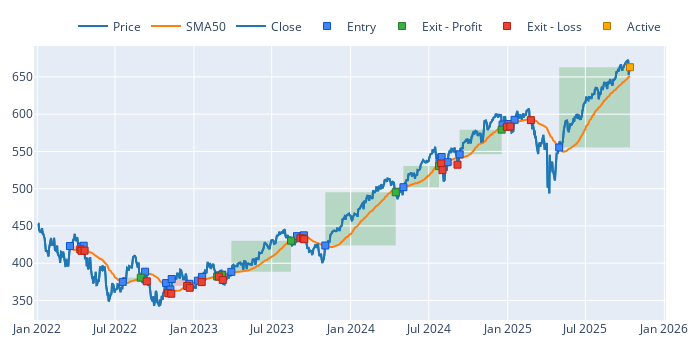

Source (notebook cell):
### Markdown cell above
## 4. Visualize the Results 📊
One of the best features of Vectorbt is its powerful plotting. You can visualize the trades on a chart along with your SMA indicator to see exactly how the strategy performed.

### Code cell
# Plot the closing price first to create the base figure
fig = data['Close'].vbt.plot(trace_kwargs=dict(name='Price'))

# Add the SMA50 indicator to the same figure
data['SMA50'].vbt.plot(fig=fig, trace_kwargs=dict(name='SMA50'))

# Add the buy/sell signals from the portfolio to the figure
portfolio.positions.plot(fig=fig)

fig.show()

### Figure 1 — Plotly figure (JSON) as saved in the notebook; plotly's stock layout.template omitted (floating-point values rounded to 4 significant figures; data arrays with more than 128 entries replaced by an {"elided": "..."} marker saying what was removed)
{"data": [{"name": "Price", "showlegend": true, "type": "scatter", "uid": "8d51fc21-e755-4136-9708-2fceb4638c0f", "x": {"elided": "948 str values"}, "y": {"elided": "948 float values"}}, {"name": "SMA50", "showlegend": true, "type": "scatter", "uid": "9773a7e2-cc84-41c9-8b63-6a350e4dd2fe", "x": {"elided": "948 str values"}, "y": {"elided": "948 float values"}}, {"line": {"color": "#1f77b4"}, "name": "Close", "showlegend": true, "type": "scatter", "uid": "822f940d-a45a-49dc-be1c-1b99cb177f60", "x": {"elided": "948 str values"}, "y": {"elided": "948 float values"}}, {"customdata": [[0, 236.4, 0, "Long"], [1, 234.6, 0, "Long"], [2, 230.8, 0, "Long"], [3, 256.6, 0, "Long"], [4, 251.3, 0, "Long"], [5, 252.9, 0, "Long"], [6, 249.5, 0, "Long"], [7, 236.5, 0, "Long"], [8, 234.7, 0, "Long"], [9, 228.8, 0, "Long"], [10, 224.6, 0, "Long"], [11, 223.8, 0, "Long"], [12, 223.0, 0, "Long"], [13, 222.6, 0, "Long"], [14, 216.3, 0, "Long"], [15, 213.3, 0, "Long"], [16, 212.3, 0, "Long"], [17, 210.2, 0, "Long"], [18, 214.4, 0, "Long"], [19, 211.5, 0, "Long"], [20, 209.2, 0, "Long"], [21, 205.8, 0, "Long"], [22, 201.7, 0, "Long"], [23, 196.6, 0, "Long"], [24, 194.3, 0, "Long"], [25, 193.1, 0, "Long"], [26, 190.2, 0, "Long"], [27, 202.8, 0, "Long"]], "hovertemplate": "Position Id: %{customdata[0]}<br>Size: %{customdata[1]:.6f}<br>Entry Timestamp: %{x}<br>Avg Entry Price: %{y}<br>Entry Fees: %{customdata[2]:.6f}<br>Direction: %{customdata[3]}", "marker": {"color": "#4285F4", "line": {"color": "rgb(11,84,205)", "width": 1}, "size": 7, "symbol": "square"}, "mode": "markers", "name": "Entry", "type": "scatter", "uid": "26ef7103-20c7-4a72-83dd-1c90563c9200", "x": ["2022-03-18T00:00:00.000000000", "2022-04-13T00:00:00.000000000", "2022-04-19T00:00:00.000000000", "2022-07-19T00:00:00.000000000", "2022-09-09T00:00:00.000000000", "2022-10-28T00:00:00.000000000", "2022-11-07T00:00:00.000000000", "2022-11-10T00:00:00.000000000", "2022-12-21T00:00:00.000000000", "2023-01-10T00:00:00.000000000", "2023-01-20T00:00:00.000000000", "2023-02-27T00:00:00.000000000", "2023-03-02T00:00:00.000000000", "2023-03-08T00:00:00.000000000", "2023-03-29T00:00:00.000000000", "2023-08-29T00:00:00.000000000", "2023-09-11T00:00:00.000000000", "2023-09-14T00:00:00.000000000", "2023-11-03T00:00:00.000000000", "2024-05-03T00:00:00.000000000", "2024-07-26T00:00:00.000000000", "2024-07-31T00:00:00.000000000", "2024-08-14T00:00:00.000000000", "2024-09-11T00:00:00.000000000", "2024-12-20T00:00:00.000000000", "2025-01-03T00:00:00.000000000", "2025-01-17T00:00:00.000000000", "2025-05-01T00:00:00.000000000"], "y": [423.0, 421.9, 423.5, 374.9, 388.6, 373.3, 364.6, 378.8, 372.4, 376.6, 381.7, 383.5, 383.5, 384.6, 388.4, 436.3, 435.6, 437.5, 423.7, 502.0, 536.3, 542.5, 535.6, 546.1, 586.0, 586.8, 592.4, 555.3]}, {"customdata": [[3, 256.6, 0, 1457.0, 0.01514, "Long", "30 days 00:00:00"], [10, 224.6, 0, 108.3, 0.001263, "Long", "24 days 00:00:00"], [12, 223.0, 0, 98.89, 0.001156, "Long", "3 days 00:00:00"], [14, 216.3, 0, 9042.0, 0.1076, "Long", "95 days 00:00:00"], [18, 214.4, 0, 15340.0, 0.1688, "Long", "110 days 00:00:00"], [19, 211.5, 0, 5993.0, 0.05644, "Long", "56 days 00:00:00"], [23, 196.6, 0, 6518.0, 0.06071, "Long", "69 days 00:00:00"]], "hovertemplate": "Position Id: %{customdata[0]}<br>Size: %{customdata[1]:.6f}<br>Exit Timestamp: %{x}<br>Avg Exit Price: %{y}<br>Exit Fees: %{customdata[2]:.6f}<br>PnL: %{customdata[3]:.6f}<br>Return: %{customdata[4]:.2%}<br>Direction: %{customdata[5]}<br>Duration: %{customdata[6]}", "marker": {"color": "#37B13F", "line": {"color": "rgb(38,123,44)", "width": 1}, "size": 7, "symbol": "square"}, "mode": "markers", "name": "Exit - Profit", "type": "scatter", "uid": "3f52ffbf-4e14-4367-aa5b-4b2b70e7c597", "x": ["2022-08-30T00:00:00.000000000", "2023-02-24T00:00:00.000000000", "2023-03-07T00:00:00.000000000", "2023-08-15T00:00:00.000000000", "2024-04-15T00:00:00.000000000", "2024-07-25T00:00:00.000000000", "2024-12-18T00:00:00.000000000"], "y": [380.6, 382.2, 384.0, 430.2, 495.3, 530.3, 579.2]}, {"customdata": {"elided": "20x7 mixed values"}, "hovertemplate": "Position Id: %{customdata[0]}<br>Size: %{customdata[1]:.6f}<br>Exit Timestamp: %{x}<br>Avg Exit Price: %{y}<br>Exit Fees: %{customdata[2]:.6f}<br>PnL: %{customdata[3]:.6f}<br>Return: %{customdata[4]:.2%}<br>Direction: %{customdata[5]}<br>Duration: %{customdata[6]}", "marker": {"color": "#EA4335", "line": {"color": "rgb(181,31,18)", "width": 1}, "size": 7, "symbol": "square"}, "mode": "markers", "name": "Exit - Loss", "type": "scatter", "uid": "bc61bcf3-0a57-4783-9c30-14fa671784a2", "x": ["2022-04-11T00:00:00.000000000", "2022-04-14T00:00:00.000000000", "2022-04-21T00:00:00.000000000", "2022-09-13T00:00:00.000000000", "2022-11-02T00:00:00.000000000", "2022-11-09T00:00:00.000000000", "2022-12-16T00:00:00.000000000", "2022-12-22T00:00:00.000000000", "2023-01-19T00:00:00.000000000", "2023-02-28T00:00:00.000000000", "2023-03-09T00:00:00.000000000", "2023-09-06T00:00:00.000000000", "2023-09-12T00:00:00.000000000", "2023-09-15T00:00:00.000000000", "2024-07-30T00:00:00.000000000", "2024-08-02T00:00:00.000000000", "2024-09-06T00:00:00.000000000", "2024-12-30T00:00:00.000000000", "2025-01-07T00:00:00.000000000", "2025-02-24T00:00:00.000000000"], "y": [418.7, 416.6, 416.9, 375.7, 359.8, 359.1, 369.5, 367.1, 374.7, 382.0, 377.5, 433.4, 433.2, 432.2, 533.9, 524.9, 532.2, 583.1, 583.5, 592.0]}, {"customdata": [[27, 202.8, 0, 21850.0, 0.1941, "Long", "114 days 00:00:00"]], "hovertemplate": "Position Id: %{customdata[0]}<br>Size: %{customdata[1]:.6f}<br>Exit Timestamp: %{x}<br>Avg Exit Price: %{y}<br>Exit Fees: %{customdata[2]:.6f}<br>PnL: %{customdata[3]:.6f}<br>Return: %{customdata[4]:.2%}<br>Direction: %{customdata[5]}<br>Duration: %{customdata[6]}", "marker": {"color": "#FFAA00", "line": {"color": "rgb(178,118,0)", "width": 1}, "size": 7, "symbol": "square"}, "mode": "markers", "name": "Active", "type": "scatter", "uid": "d73a657c-8e5f-44a5-8a31-ca4a3d1a3fc6", "x": ["2025-10-13T00:00:00.000000000"], "y": [663.0]}], "layout": {"height": 350, "legend": {"orientation": "h", "traceorder": "normal", "x": 1, "xanchor": "right", "y": 1.02, "yanchor": "bottom"}, "margin": {"b": 30, "l": 30, "r": 30, "t": 30}, "shapes": [{"fillcolor": "green", "layer": "below", "line": {"width": 0}, "opacity": 0.2, "type": "rect", "x0": "2022-07-19T00:00:00", "x1": "2022-08-30T00:00:00", "xref": "x", "y0": 374.9, "y1": 380.6, "yref": "y"}, {"fillcolor": "green", "layer": "below", "line": {"width": 0}, "opacity": 0.2, "type": "rect", "x0": "2023-01-20T00:00:00", "x1": "2023-02-24T00:00:00", "xref": "x", "y0": 381.7, "y1": 382.2, "yref": "y"}, {"fillcolor": "green", "layer": "below", "line": {"width": 0}, "opacity": 0.2, "type": "rect", "x0": "2023-03-02T00:00:00", "x1": "2023-03-07T00:00:00", "xref": "x", "y0": 383.5, "y1": 384.0, "yref": "y"}, {"fillcolor": "green", "layer": "below", "line": {"width": 0}, "opacity": 0.2, "type": "rect", "x0": "2023-03-29T00:00:00", "x1": "2023-08-15T00:00:00", "xref": "x", "y0": 388.4, "y1": 430.2, "yref": "y"}, {"fillcolor": "green", "layer": "below", "line": {"width": 0}, "opacity": 0.2, "type": "rect", "x0": "2023-11-03T00:00:00", "x1": "2024-04-15T00:00:00", "xref": "x", "y0": 423.7, "y1": 495.3, "yref": "y"}, {"fillcolor": "green", "layer": "below", "line": {"width": 0}, "opacity": 0.2, "type": "rect", "x0": "2024-05-03T00:00:00", "x1": "2024-07-25T00:00:00", "xref": "x", "y0": 502.0, "y1": 530.3, "yref": "y"}, {"fillcolor": "green", "layer": "below", "line": {"width": 0}, "opacity": 0.2, "type": "rect", "x0": "2024-09-11T00:00:00", "x1": "2024-12-18T00:00:00", "xref": "x", "y0": 546.1, "y1": 579.2, "yref": "y"}, {"fillcolor": "green", "layer": "below", "line": {"width": 0}, "opacity": 0.2, "type": "rect", "x0": "2025-05-01T00:00:00", "x1": "2025-10-13T00:00:00", "xref": "x", "y0": 555.3, "y1": 663.0, "yref": "y"}, {"fillcolor": "red", "layer": "below", "line": {"width": 0}, "opacity": 0.2, "type": "rect", "x0": "2022-03-18T00:00:00", "x1": "2022-04-11T00:00:00", "xref": "x", "y0": 423.0, "y1": 418.7, "yref": "y"}, {"fillcolor": "red", "layer": "below", "line": {"width": 0}, "opacity": 0.2, "type": "rect", "x0": "2022-04-13T00:00:00", "x1": "2022-04-14T00:00:00", "xref": "x", "y0": 421.9, "y1": 416.6, "yref": "y"}, {"fillcolor": "red", "layer": "below", "line": {"width": 0}, "opacity": 0.2, "type": "rect", "x0": "2022-04-19T00:00:00", "x1": "2022-04-21T00:00:00", "xref": "x", "y0": 423.5, "y1": 416.9, "yref": "y"}, {"fillcolor": "red", "layer": "below", "line": {"width": 0}, "opacity": 0.2, "type": "rect", "x0": "2022-09-09T00:00:00", "x1": "2022-09-13T00:00:00", "xref": "x", "y0": 388.6, "y1": 375.7, "yref": "y"}, {"fillcolor": "red", "layer": "below", "line": {"width": 0}, "opacity": 0.2, "type": "rect", "x0": "2022-10-28T00:00:00", "x1": "2022-11-02T00:00:00", "xref": "x", "y0": 373.3, "y1": 359.8, "yref": "y"}, {"fillcolor": "red", "layer": "below", "line": {"width": 0}, "opacity": 0.2, "type": "rect", "x0": "2022-11-07T00:00:00", "x1": "2022-11-09T00:00:00", "xref": "x", "y0": 364.6, "y1": 359.1, "yref": "y"}, {"fillcolor": "red", "layer": "below", "line": {"width": 0}, "opacity": 0.2, "type": "rect", "x0": "2022-11-10T00:00:00", "x1": "2022-12-16T00:00:00", "xref": "x", "y0": 378.8, "y1": 369.5, "yref": "y"}, {"fillcolor": "red", "layer": "below", "line": {"width": 0}, "opacity": 0.2, "type": "rect", "x0": "2022-12-21T00:00:00", "x1": "2022-12-22T00:00:00", "xref": "x", "y0": 372.4, "y1": 367.1, "yref": "y"}, {"fillcolor": "red", "layer": "below", "line": {"width": 0}, "opacity": 0.2, "type": "rect", "x0": "2023-01-10T00:00:00", "x1": "2023-01-19T00:00:00", "xref": "x", "y0": 376.6, "y1": 374.7, "yref": "y"}, {"fillcolor": "red", "layer": "below", "line": {"width": 0}, "opacity": 0.2, "type": "rect", "x0": "2023-02-27T00:00:00", "x1": "2023-02-28T00:00:00", "xref": "x", "y0": 383.5, "y1": 382.0, "yref": "y"}, {"fillcolor": "red", "layer": "below", "line": {"width": 0}, "opacity": 0.2, "type": "rect", "x0": "2023-03-08T00:00:00", "x1": "2023-03-09T00:00:00", "xref": "x", "y0": 384.6, "y1": 377.5, "yref": "y"}, {"fillcolor": "red", "layer": "below", "line": {"width": 0}, "opacity": 0.2, "type": "rect", "x0": "2023-08-29T00:00:00", "x1": "2023-09-06T00:00:00", "xref": "x", "y0": 436.3, "y1": 433.4, "yref": "y"}, {"fillcolor": "red", "layer": "below", "line": {"width": 0}, "opacity": 0.2, "type": "rect", "x0": "2023-09-11T00:00:00", "x1": "2023-09-12T00:00:00", "xref": "x", "y0": 435.6, "y1": 433.2, "yref": "y"}, {"fillcolor": "red", "layer": "below", "line": {"width": 0}, "opacity": 0.2, "type": "rect", "x0": "2023-09-14T00:00:00", "x1": "2023-09-15T00:00:00", "xref": "x", "y0": 437.5, "y1": 432.2, "yref": "y"}, {"fillcolor": "red", "layer": "below", "line": {"width": 0}, "opacity": 0.2, "type": "rect", "x0": "2024-07-26T00:00:00", "x1": "2024-07-30T00:00:00", "xref": "x", "y0": 536.3, "y1": 533.9, "yref": "y"}, {"fillcolor": "red", "layer": "below", "line": {"width": 0}, "opacity": 0.2, "type": "rect", "x0": "2024-07-31T00:00:00", "x1": "2024-08-02T00:00:00", "xref": "x", "y0": 542.5, "y1": 524.9, "yref": "y"}, {"fillcolor": "red", "layer": "below", "line": {"width": 0}, "opacity": 0.2, "type": "rect", "x0": "2024-08-14T00:00:00", "x1": "2024-09-06T00:00:00", "xref": "x", "y0": 535.6, "y1": 532.2, "yref": "y"}, {"fillcolor": "red", "layer": "below", "line": {"width": 0}, "opacity": 0.2, "type": "rect", "x0": "2024-12-20T00:00:00", "x1": "2024-12-30T00:00:00", "xref": "x", "y0": 586.0, "y1": 583.1, "yref": "y"}, {"fillcolor": "red", "layer": "below", "line": {"width": 0}, "opacity": 0.2, "type": "rect", "x0": "2025-01-03T00:00:00", "x1": "2025-01-07T00:00:00", "xref": "x", "y0": 586.8, "y1": 583.5, "yref": "y"}, {"fillcolor": "red", "layer": "below", "line": {"width": 0}, "opacity": 0.2, "type": "rect", "x0": "2025-01-17T00:00:00", "x1": "2025-02-24T00:00:00", "xref": "x", "y0": 592.4, "y1": 592.0, "yref": "y"}], "width": 700}}
